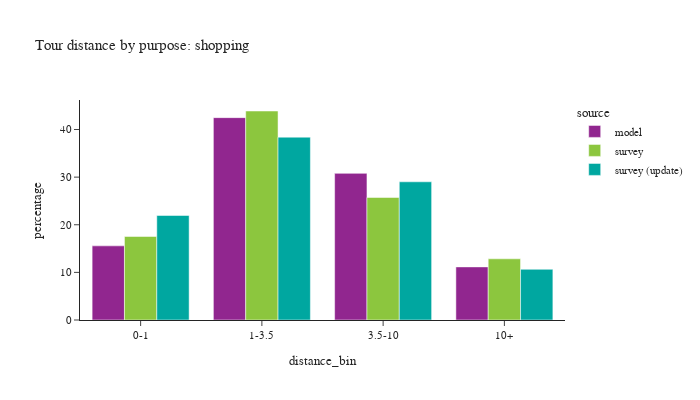

The notebook cell saved with this chart:
### Code cell
plot_bins(tour, tour['pdpurp'] == 5, 'shopping')

### Figure 1 — Plotly figure (JSON) as saved in the notebook; plotly's stock layout.template omitted (floating-point values rounded to 4 significant figures)
{"data": [{"alignmentgroup": "True", "customdata": [[91619], [250103], [181230], [65647]], "hovertemplate": "source=model<br>distance_bin=%{x}<br>percentage=%{y}<br>sample count=%{customdata[0]}<extra></extra>", "legendgroup": "model", "marker": {"color": "#91268F", "pattern": {"shape": ""}}, "name": "model", "offsetgroup": "model", "orientation": "v", "showlegend": true, "textposition": "auto", "type": "bar", "x": ["0-1", "1-3.5", "3.5-10", "10+"], "xaxis": "x", "y": [15.57, 42.49, 30.79, 11.15], "yaxis": "y"}, {"alignmentgroup": "True", "customdata": [[424], [479], [367], [115]], "hovertemplate": "source=survey<br>distance_bin=%{x}<br>percentage=%{y}<br>sample count=%{customdata[0]}<extra></extra>", "legendgroup": "survey", "marker": {"color": "#8CC63E", "pattern": {"shape": ""}}, "name": "survey", "offsetgroup": "survey", "orientation": "v", "showlegend": true, "textposition": "auto", "type": "bar", "x": ["0-1", "1-3.5", "3.5-10", "10+"], "xaxis": "x", "y": [17.54, 43.89, 25.73, 12.85], "yaxis": "y"}, {"alignmentgroup": "True", "customdata": [[455], [519], [390], [119]], "hovertemplate": "source=survey (update)<br>distance_bin=%{x}<br>percentage=%{y}<br>sample count=%{customdata[0]}<extra></extra>", "legendgroup": "survey (update)", "marker": {"color": "#00A7A0", "pattern": {"shape": ""}}, "name": "survey (update)", "offsetgroup": "survey (update)", "orientation": "v", "showlegend": true, "textposition": "auto", "type": "bar", "x": ["0-1", "1-3.5", "3.5-10", "10+"], "xaxis": "x", "y": [21.95, 38.39, 29.02, 10.64], "yaxis": "y"}], "layout": {"barmode": "group", "font": {"size": 11}, "height": 400, "legend": {"title": {"text": "source"}, "tracegroupgap": 0}, "title": {"text": "Tour distance by purpose: shopping"}, "width": 700, "xaxis": {"anchor": "y", "domain": [0.0, 1.0], "title": {"text": "distance_bin"}}, "yaxis": {"anchor": "x", "domain": [0.0, 1.0], "title": {"text": "percentage"}}}}
